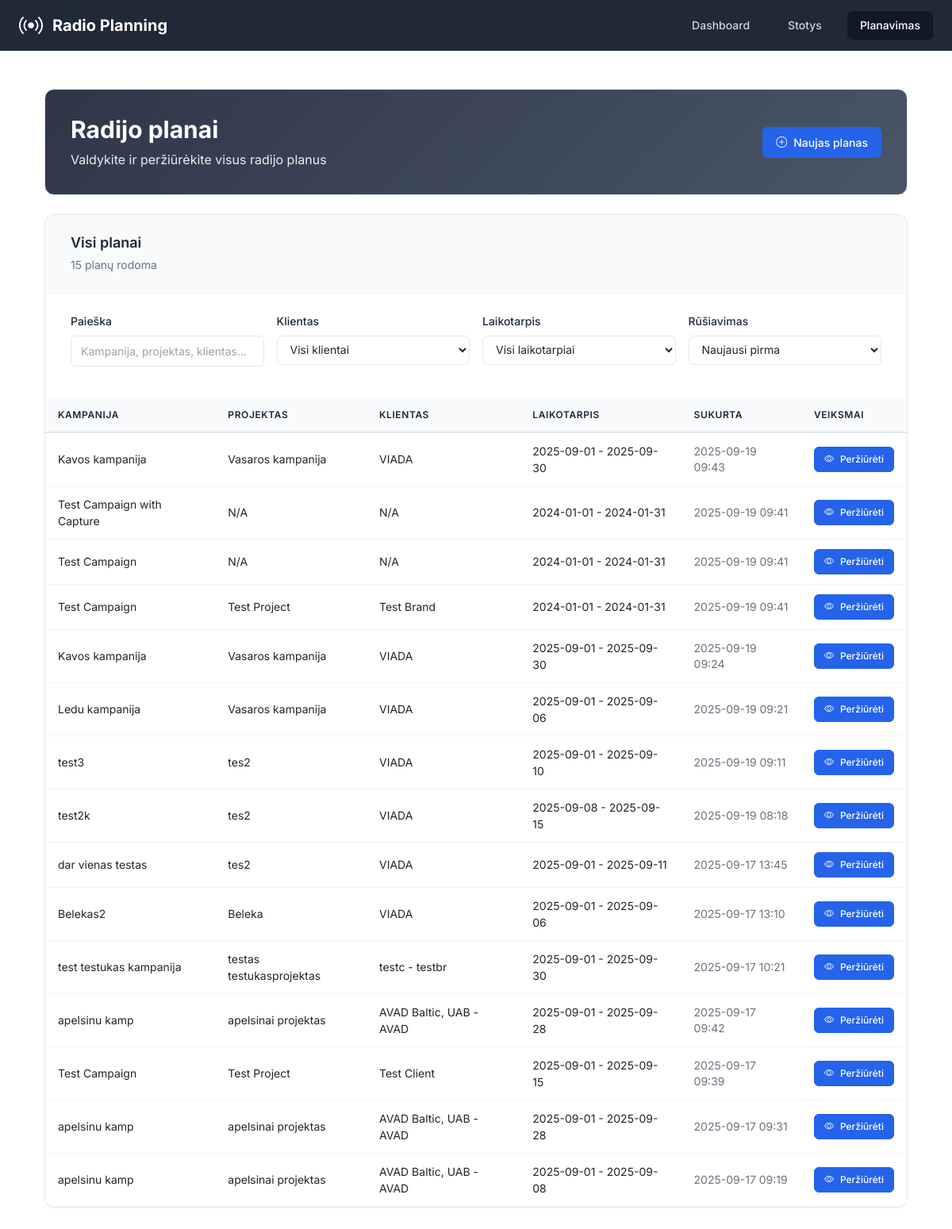
/planning, run on an earlier commit of the app's database.
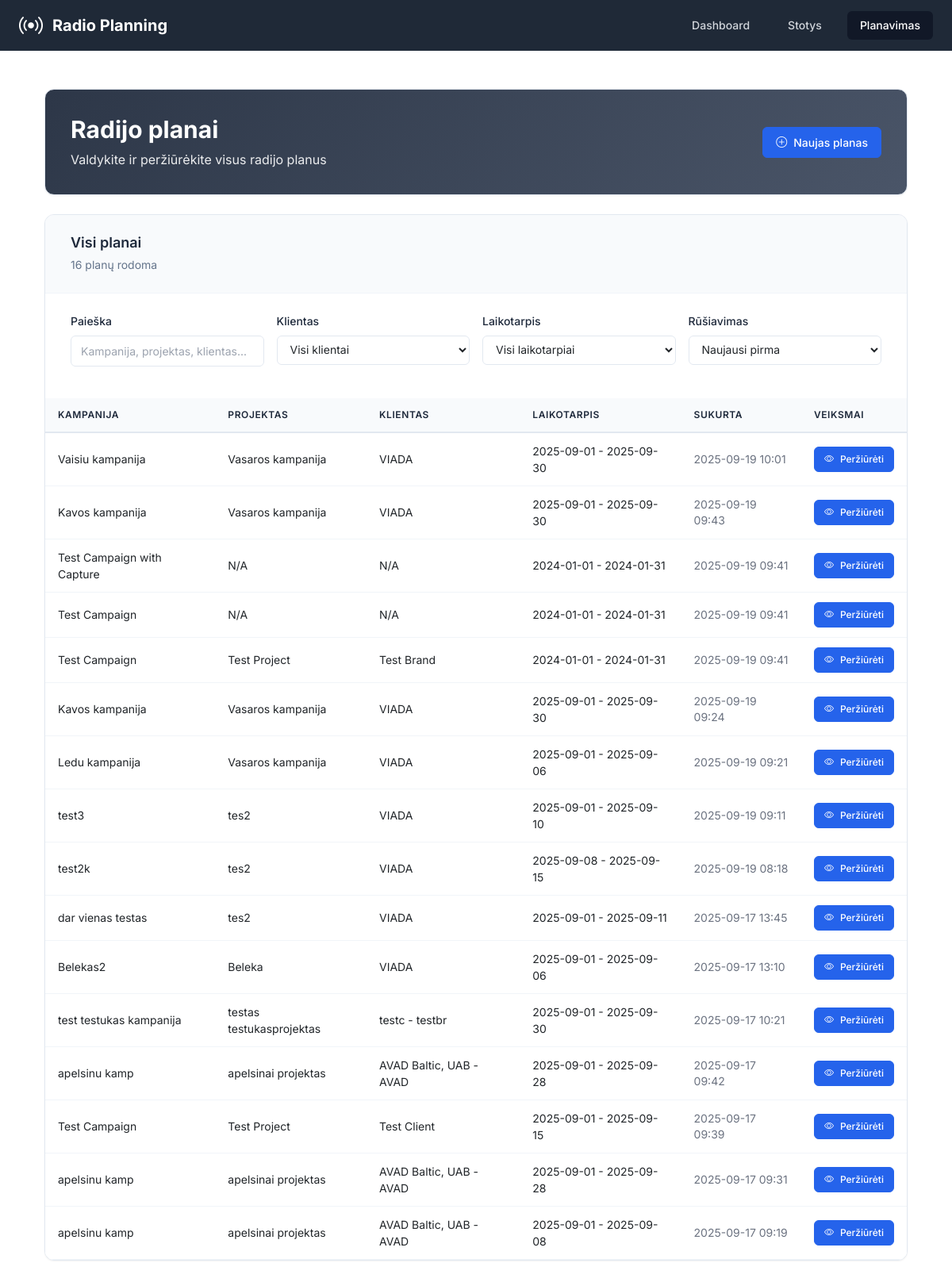
And on a later commit of the database.
### app/models.py (models this page shows, shortened)
class RadioPlan(db.Model):
    __tablename__ = 'radio_plans'
    id = db.Column(db.Integer, primary_key=True)
    campaign_id = db.Column(db.Integer, nullable=False)  # From projects-crm
    campaign_name = db.Column(db.String(200))
    project_id = db.Column(db.Integer)
    project_name = db.Column(db.String(200))
    client_brand_id = db.Column(db.Integer)
    client_brand_name = db.Column(db.String(200))
    start_date = db.Column(db.Date, nullable=False)
    end_date = db.Column(db.Date, nullable=False)
    target_audience = db.Column(db.String(50), nullable=False)
    our_discount = db.Column(db.Float, default=0)  # Percentage
    client_discount = db.Column(db.Float, default=0)  # Percentage
    created_at = db.Column(db.DateTime, default=datetime.utcnow)
    updated_at = db.Column(db.DateTime, default=datetime.utcnow, onupdate=datetime.utcnow)
    spots = db.relationship('RadioSpot', backref='plan', lazy='dynamic', cascade='all, delete-orphan')
    clips = db.relationship('RadioClip', backref='plan', lazy='dynamic', cascade='all, delete-orphan')
    selected_stations = db.relationship('RadioStation', secondary=plan_stations, lazy='subquery',
                                      backref=db.backref('plans', lazy=True))

### app/routes.py (the view)
@main_bp.route('/planning')
def planning():
    plans = RadioPlan.query.order_by(RadioPlan.created_at.desc()).all()
    return render_template('planning.html', plans=plans)

### app/templates/planning.html (shortened to what this page needs)
{% extends "base.html" %}
{% block content %}
<div class="container-fluid p-0">
    <div class="dashboard-header mb-4">
        <div class="header-content">
            <div class="flex justify-between items-center">
                <div>
                    <h1 class="text-3xl font-bold mb-2">Radijo planai</h1>
                    <p class="opacity-90">Valdykite ir peržiūrėkite visus radijo planus</p>
                </div>
                <a href="{{ url_for('main.new_plan') }}" class="btn-professional btn-primary">
                    <i class="bi bi-plus-circle"></i>
                    <span>Naujas planas</span>
                </a>
            </div>
        </div>
    </div>
    <div class="professional-section">
        <div class="section-header">
            <div class="section-title">
                <h3>Visi planai</h3>
                <span class="section-subtitle"><span id="filteredCount">{{ plans | length }}</span> planų rodoma</span>
            </div>
        </div>
        <div class="filter-content">
            <div class="filter-grid">
                <div class="filter-item">
                    <label for="searchFilter" class="filter-label">Paieška</label>
                    <input type="text" id="searchFilter" class="filter-input" placeholder="Kampanija, projektas, klientas...">
                </div>
                <div class="filter-item">
                    <label for="clientFilter" class="filter-label">Klientas</label>
                    <select id="clientFilter" class="filter-select">
                        <option value="">Visi klientai</option>
                    </select>
                </div>
                <div class="filter-item">
                    <label for="dateFilter" class="filter-label">Laikotarpis</label>
                    <select id="dateFilter" class="filter-select">
                        <option value="">Visi laikotarpiai</option>
                    </select>
                </div>
                <div class="filter-item">
                    <label for="sortFilter" class="filter-label">Rūšiavimas</label>
                    <select id="sortFilter" class="filter-select">
                        <option value="newest">Naujausi pirma</option>
                    </select>
                </div>
            </div>
        </div>
        <div class="table-container">
            {% if plans %}
            <div class="table-responsive">
                <table class="professional-table">
                    <thead>
                        <tr>
                            <th>Kampanija</th>
                            <th>Projektas</th>
                            <th>Klientas</th>
                            <th>Laikotarpis</th>
                            <th>Sukurta</th>
                            <th>Veiksmai</th>
                        </tr>
                    </thead>
                    <tbody>
                        {% for plan in plans %}
                        <tr class="plan-row"
                            data-campaign="{{ (plan.campaign_name or '')|lower }}"
                            data-project="{{ (plan.project_name or '')|lower }}"
                            data-client="{{ (plan.client_brand_name or '')|lower }}"
                            data-start-date="{{ plan.start_date.strftime('%Y-%m-%d') }}"
                            data-end-date="{{ plan.end_date.strftime('%Y-%m-%d') }}"
                            data-created="{{ plan.created_at.strftime('%Y-%m-%d') }}">
                            <td>{{ plan.campaign_name or 'N/A' }}</td>
                            <td>{{ plan.project_name or 'N/A' }}</td>
                            <td>{{ plan.client_brand_name or 'N/A' }}</td>
                            <td>
                                <span class="text-sm">
                                    {{ plan.start_date.strftime('%Y-%m-%d') }} - {{ plan.end_date.strftime('%Y-%m-%d') }}
                                </span>
                            </td>
                            <td class="text-gray-500 text-sm">{{ plan.created_at.strftime('%Y-%m-%d %H:%M') }}</td>
                            <td>
                                <a href="{{ url_for('main.view_plan', plan_id=plan.id) }}" class="btn-professional btn-primary btn-sm">
                                    <i class="bi bi-eye"></i>
                                    <span>Peržiūrėti</span>
                                </a>
                            </td>
                        </tr>
                        {% endfor %}
                    </tbody>
                </table>
            </div>
            {% endif %}
        </div>
    </div>
</div>
{% endblock %}

### app/templates/base.html (shortened to what this page needs)
<!DOCTYPE html>
<html lang="lt" class="h-full bg-gray-50">
<head>
    <script src="https://cdn.tailwindcss.com"></script>
    <link rel="stylesheet" href="https://cdn.jsdelivr.net/npm/bootstrap-icons@1.11.0/font/bootstrap-icons.css">
    <link href="https://cdn.jsdelivr.net/npm/bootstrap@5.3.0/dist/css/bootstrap.min.css" rel="stylesheet">
</head>
<body class="h-full">
    <div class="min-h-full">
        <header class="bg-gray-800">
            <div class="max-w-7xl mx-auto px-4 sm:px-6 lg:px-8">
                <div class="flex justify-between h-16">
                    <div class="flex items-center">
                        <div class="flex-shrink-0">
                            <div class="flex items-center">
                                <i class="bi bi-broadcast text-white text-3xl mr-3"></i>
                                <h1 class="text-xl font-bold text-white">Radio Planning</h1>
                            </div>
                        </div>
                    </div>
                    <nav class="hidden md:flex items-center space-x-4">
                        <a href="{{ url_for('main.index') }}"
                           class="{% if request.endpoint == 'main.index' %}bg-gray-900 text-white{% else %}text-gray-300 hover:bg-gray-700 hover:text-white{% endif %} px-3 py-2 rounded-md text-sm font-medium transition-colors">
                            Dashboard
                        </a>
                        <a href="{{ url_for('main.stations') }}"
                           class="{% if request.endpoint == 'main.stations' %}bg-gray-900 text-white{% else %}text-gray-300 hover:bg-gray-700 hover:text-white{% endif %} px-3 py-2 rounded-md text-sm font-medium transition-colors">
                            Stotys
                        </a>
                        <a href="{{ url_for('main.planning') }}"
                           class="{% if request.endpoint == 'main.planning' %}bg-gray-900 text-white{% else %}text-gray-300 hover:bg-gray-700 hover:text-white{% endif %} px-3 py-2 rounded-md text-sm font-medium transition-colors">
                            Planavimas
                        </a>
                    </nav>
                </div>
            </div>
        </header>
        <main class="max-w-7xl mx-auto py-6 sm:px-6 lg:px-8">
            <div class="px-4 py-6 sm:px-0">
                {% block content %}{% endblock %}
            </div>
        </main>
    </div>
</body>
</html>

### app/templates/base.html (style rules this page uses)
body { font-family: 'Inter', sans-serif; }

### app/templates/planning.html (style rules this page uses)
:root { --primary-color: #2563eb; --success-color: #059669; --info-color: #0891b2; --warning-color: #d97706; --background-light: #f8fafc; --background-white: #ffffff; --text-primary: #1e293b; --text-secondary: #64748b; --text-muted: #94a3b8; --border-color: #e2e8f0; --border-light: #f1f5f9; --shadow-sm: 0 1px 2px 0 rgb(0 0 0 / 0.05); --shadow-md: 0 4px 6px -1px rgb(0 0 0 / 0.1), 0 2px 4px -2px rgb(0 0 0 / 0.1); --shadow-lg: 0 10px 15px -3px rgb(0 0 0 / 0.1), 0 4px 6px -4px rgb(0 0 0 / 0.1); --radius-sm: 6px; --radius-md: 8px; --radius-lg: 12px; }
.dashboard-header { background: linear-gradient(135deg, #2d3748, #4a5568); color: white; border: 1px solid var(--border-color); border-radius: var(--radius-lg); box-shadow: var(--shadow-sm); padding: 2rem; margin-bottom: 2rem; }
.btn-professional { display: inline-flex; align-items: center; gap: 0.5rem; padding: 0.5rem 1rem; border-radius: var(--radius-sm); font-size: 0.875rem; font-weight: 500; text-decoration: none; border: 1px solid transparent; transition: all 0.2s ease; cursor: pointer; }
.btn-professional.btn-sm { padding: 0.375rem 0.75rem; font-size: 0.75rem; }
.btn-professional.btn-primary { background: var(--primary-color); color: white; border-color: var(--primary-color); }
.professional-section { background: var(--background-white); border: 1px solid var(--border-color); border-radius: var(--radius-lg); box-shadow: var(--shadow-sm); overflow: hidden; }
.section-header { padding: 1.5rem 2rem; border-bottom: 1px solid var(--border-light); background: var(--background-light); }
.section-title h3 { font-size: 1.125rem; font-weight: 600; color: var(--text-primary); margin: 0 0 0.25rem 0; }
.section-subtitle { color: var(--text-secondary); font-size: 0.875rem; }
.table-container { overflow: hidden; }
.professional-table { width: 100%; border-collapse: collapse; font-size: 0.875rem; background: var(--background-white); }
.professional-table th { background: var(--background-light); color: var(--text-primary); font-weight: 600; padding: 0.75rem 1rem; text-align: left; border-bottom: 2px solid var(--border-color); font-size: 0.75rem; text-transform: uppercase; letter-spacing: 0.05em; }
.professional-table td { padding: 0.75rem 1rem; border-bottom: 1px solid var(--border-light); vertical-align: middle; font-size: 0.875rem; background: var(--background-white); }
.filter-content { padding: 1.5rem 2rem; }
.filter-grid { display: grid; grid-template-columns: repeat(auto-fit, minmax(200px, 1fr)); gap: 1rem; margin-bottom: 1rem; }
.filter-item { display: flex; flex-direction: column; gap: 0.5rem; }
.filter-label { font-size: 0.875rem; font-weight: 500; color: var(--text-primary); }
.filter-input, .filter-select { padding: 0.5rem 0.75rem; border: 1px solid var(--border-color); border-radius: var(--radius-sm); font-size: 0.875rem; transition: all 0.2s ease; background: var(--background-white); }
.opacity-90 { opacity: 0.9; }

What changed in the data, as far as the page shows it:
added RadioPlan: campaign_name "Vaisiu kampanija", project_name "Vasaros kampanija", client_brand_name "VIADA", start_date "2025-09-01", end_date "2025-09-30", created_at "2025-09-19 10:01"
Also different on the page:
{{ plans | length }}: "15" → "16"
